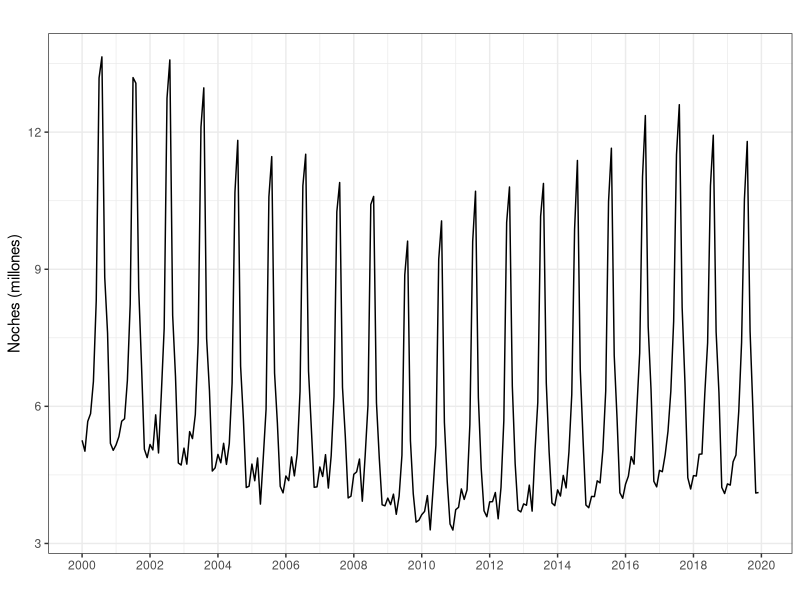
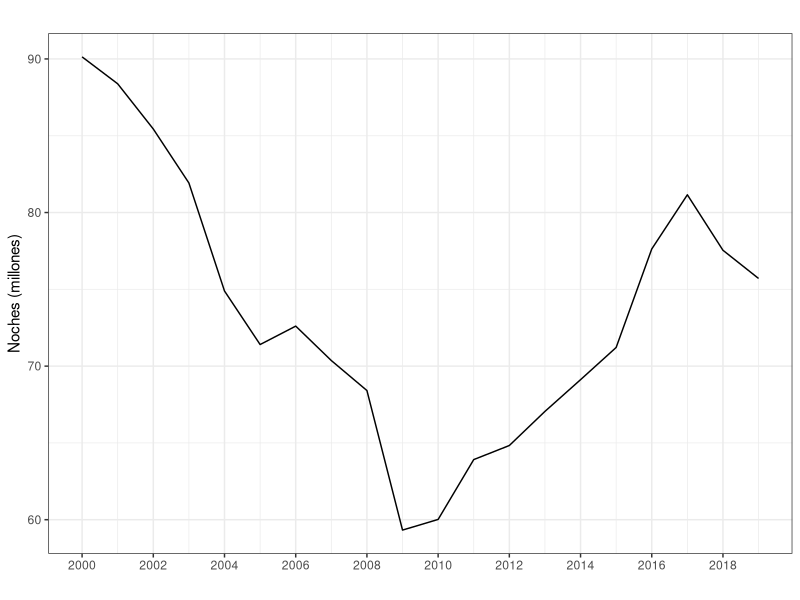
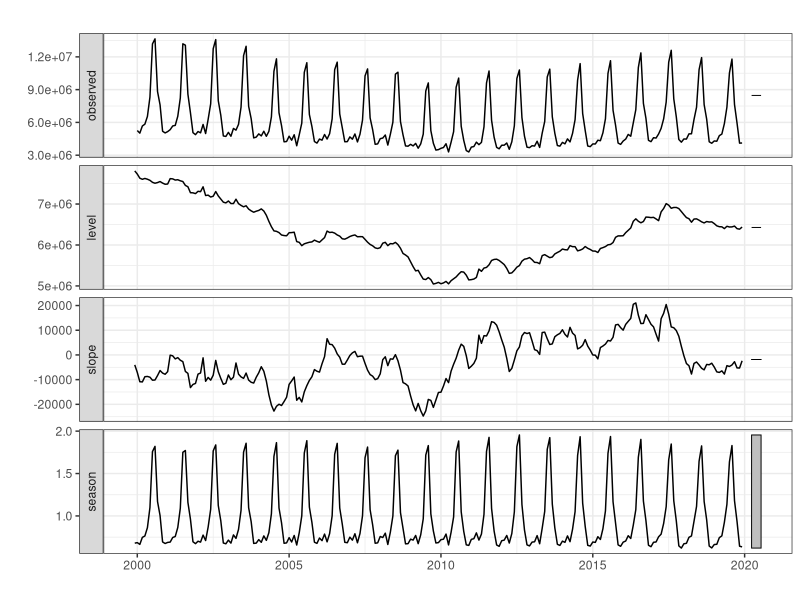
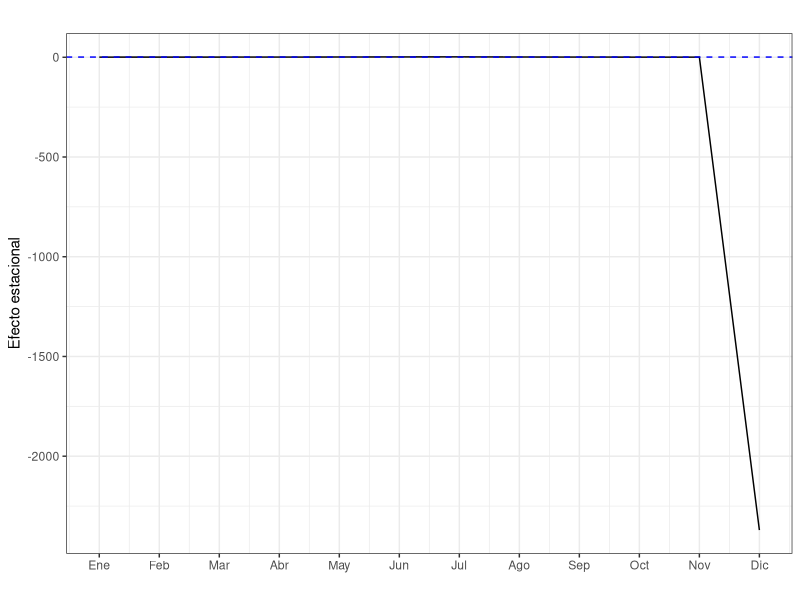
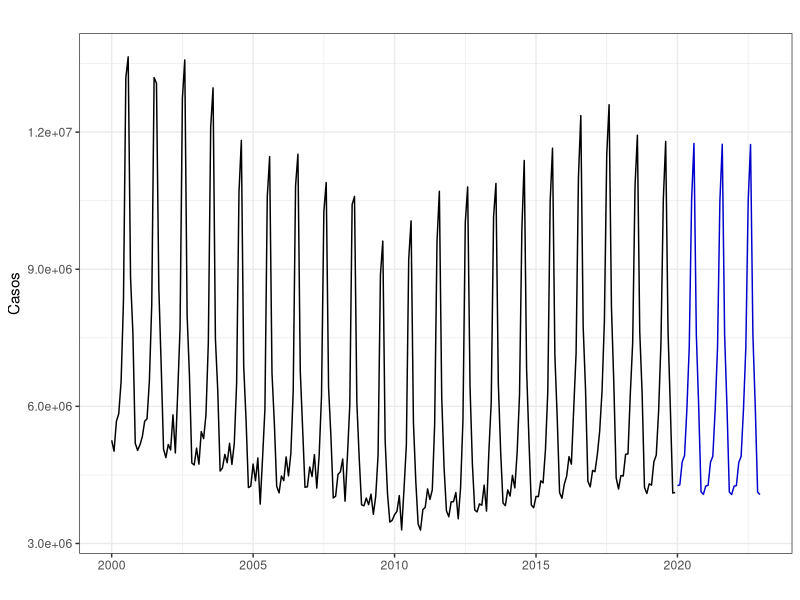

These charts were generated, in order, by the following R code: (Note: this script raises an error after producing the figures.)
#----------------------------------------------------------
# CODIGO EJEMPLO 5
#----------------------------------------------------------
#
#
#
#----------------------------------------------------------
# Librerias
library(forecast)
library(ggplot2); theme_set(theme_bw())
#----------------------------------------------------------
#
#
#
#----------------------------------------------------------
# Importamos Pernoctaciones
#----------------------------------------------------------
Pernoctaciones <- read.csv2("./series/Pernoctaciones.csv", 
                            header = TRUE)

Pernoctaciones <- ts(Pernoctaciones[, 2], 
                     start = 2000, 
                     frequency = 12)

autoplot(Pernoctaciones/1000000,
         xlab = "",
         ylab = "Noches (millones)",
         main = "") +
  scale_x_continuous(breaks= seq(2000, 2022, 2)) 
#----------------------------------------------------------
#
#
#
#----------------------------------------------------------
# Alisado exponencial para la serie anual
#----------------------------------------------------------
# Serie anual
PernoctacionesAnual <- aggregate(Pernoctaciones/1000000, FUN = sum)

autoplot(PernoctacionesAnual,
         xlab = "",
         ylab = "Noches (millones)",
         main = "") +
  scale_x_continuous(breaks= seq(2000, 2022, 2)) 

# Ajuste
PernoctacionesAnualb <- window(PernoctacionesAnual, end = 2019)
PernoctacionesAnualEts <- ets(PernoctacionesAnualb)
summary(PernoctacionesAnualEts) 

# Prediccion
forecast(PernoctacionesAnualEts, 
         h = 5, 
         level = 95)
#----------------------------------------------------------
#
#
#
#----------------------------------------------------------
# Alisado exponencial para la serie mensual
#----------------------------------------------------------
# Ajuste
Pernoctacionesb <- window(Pernoctaciones, end = c(2019, 12))
PernoctacionesEts <- ets(Pernoctacionesb)
summary(PernoctacionesEts) 

autoplot(PernoctacionesEts,
         xlab = "",
         main = "")

# Ultimos valores
TT <- nrow(PernoctacionesEts$states)
PernoctacionesEts$states[TT,]

# Estacionalidad
componenteEstacional <- PernoctacionesEts$states[TT, 13:2]

ggplot() +
  geom_line(aes(x = 1:12, y = componenteEstacional)) + 
  geom_hline(yintercept = 1, colour = "blue", lty = 2) +
  ggtitle("") +
  xlab("") +
  ylab("Efecto estacional") +
  scale_x_continuous(breaks= 1:12, 
                     labels = c("Ene", "Feb", "Mar", "Abr", "May", "Jun", 
                                "Jul", "Ago", "Sep", "Oct", "Nov", "Dic")) 

# Predicción
PernoctacionesEtsPre <- forecast(PernoctacionesEts, 
                                 h = 36, 
                                 level = 95)

PernoctacionesEtsPre

autoplot(PernoctacionesEtsPre,
         xlab = "",
         ylab = "Casos",
         main = "",
         PI = FALSE)

# Efecto Covid
aggregate(Pernoctaciones - PernoctacionesEtsPre$mean, FUN = sum)/1000000

# Análisis del error
error <- residuals(PernoctacionesEts)
sderror <- sd(error)

autoplot(error,
         xlab = "",
         ylab = "Error",
         main = "",
         colour = "black") +
  geom_hline(yintercept = c(-3, -2, 2 ,3)*sderror, 
             colour = c("red", "blue", "blue", "red"), lty = 2) + 
  scale_x_continuous(breaks= seq(2000, 2020, 2))  

time(error)[abs(error) > 3 * sderror]

# Prueba de Tukey 
atipicos <- tsoutliers(error)
time(error)[atipicos$index]

# Error por origen de prediccion movil
k <- 120                 
h <- 12                  
TT <- length(Pernoctacionesb)
s <- TT - k - h          

mapeAlisado <- matrix(NA, s + 1, h)
for (i in 0:s) {
  train.set <- subset(Pernoctacionesb, start = i + 1, end = i + k)
  test.set <-  subset(Pernoctacionesb, start = i + k + 1, end = i + k + h)
  
  fit <- ets(train.set, model = "MNM")
  fcast<-forecast(fit, h = h)
  mapeAlisado[i + 1,] <- 100*abs(test.set - fcast$mean)/test.set
}

errorAlisado <- colMeans(mapeAlisado)
errorAlisado

ggplot() +
  geom_line(aes(x = 1:12, y = errorAlisado)) +
  ggtitle("") +
  xlab("Horizonte temporal de predicción") +
  ylab("MAPE") +
  ylim(0, 6) + 
  scale_x_continuous(breaks= 1:12)
#----------------------------------------------------------
#
#
#
#----------------------------------------------------------
# Modelos alternativos
#----------------------------------------------------------
k <- 120                 
h <- 12                  
TT <- length(Pernoctacionesb)
s <- TT - k - h

mapeAlisado1 <- matrix(NA, s + 1, h)
mapeAlisado2 <- matrix(NA, s + 1, h)
mapeAlisado3 <- matrix(NA, s + 1, h)
mapeAlisado4 <- matrix(NA, s + 1, h)
mapeAlisado5 <- matrix(NA, s + 1, h)
mapeAlisado6 <- matrix(NA, s + 1, h)

for (i in 0:s) {
  train.set <- subset(Pernoctacionesb, start = i + 1, end = i + k)
  test.set <-  subset(Pernoctacionesb, start = i + k + 1, end = i + k + h)
  
  fit <- ets(train.set, model = "MNM")
  fcast<-forecast(fit, h = h)
  mapeAlisado1[i + 1,] <- 100*abs(test.set - fcast$mean)/test.set
  
  fit <- ets(train.set, model = "MNM", opt.crit = "amse", nmse = 2)
  fcast<-forecast(fit, h = h)
  mapeAlisado2[i + 1,] <- 100*abs(test.set - fcast$mean)/test.set
  
  fit <- ets(train.set, model = "ANA", lambda = 0, damped = FALSE)
  fcast<-forecast(fit, h = h, biasadj = TRUE)
  mapeAlisado3[i + 1,] <- 100*abs(test.set - fcast$mean)/test.set
  
  fit <- ets(train.set, model = "ANA", lambda = 0, opt.crit = "amse", nmse = 2, damped = FALSE)
  fcast<-forecast(fit, h = h, biasadj = TRUE)
  mapeAlisado4[i + 1,] <- 100*abs(test.set - fcast$mean)/test.set
  
  fit <- ets(train.set/monthdays(train.set), model = "MNM")
  fcast<-forecast(fit, h = h)
  mapeAlisado5[i + 1,] <- 100*abs(test.set - fcast$mean * monthdays(fcast$mean))/test.set
  
  fit <- ets(train.set/monthdays(train.set), model = "MNM", opt.crit = "amse", nmse = 2)
  fcast<-forecast(fit, h = h)
  mapeAlisado6[i + 1,] <- 100*abs(test.set - fcast$mean * monthdays(fcast$mean))/test.set
}

errorAlisado1 <- colMeans(mapeAlisado1)
errorAlisado2 <- colMeans(mapeAlisado2)
errorAlisado3 <- colMeans(mapeAlisado3)
errorAlisado4 <- colMeans(mapeAlisado4)
errorAlisado5 <- colMeans(mapeAlisado5)
errorAlisado6 <- colMeans(mapeAlisado6)

ggplot() +
  geom_line(aes(x = 1:12, y = errorAlisado1, colour = "Modelo 1")) +
  geom_line(aes(x = 1:12, y = errorAlisado2, colour = "Modelo 2")) + 
  geom_line(aes(x = 1:12, y = errorAlisado3, colour = "Modelo 3")) +
  geom_line(aes(x = 1:12, y = errorAlisado4, colour = "Modelo 4")) +
  geom_line(aes(x = 1:12, y = errorAlisado5, colour = "Modelo 5")) +
  geom_line(aes(x = 1:12, y = errorAlisado6, colour = "Modelo 6")) +
  ggtitle("") +
  xlab("") +
  ylab("MAPE") +
  scale_x_continuous(breaks= 1:12) +
  scale_color_discrete(name = "Modelos")

